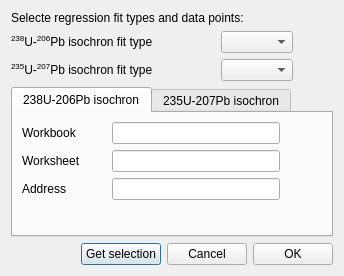
<?xml version="1.0" encoding="UTF-8"?>
<ui version="4.0">
 <class>Dialog</class>
 <widget class="QDialog" name="Dialog">
  <property name="geometry">
   <rect>
    <x>0</x>
    <y>0</y>
    <width>344</width>
    <height>276</height>
   </rect>
  </property>
  <property name="windowTitle">
   <string>Select Data</string>
  </property>
  <layout class="QVBoxLayout" name="verticalLayout">
   <item>
    <widget class="QLabel" name="label_13">
     <property name="text">
      <string>&lt;html&gt;&lt;head/&gt;&lt;body&gt;&lt;p&gt;Selecte regression fit types and data points:&lt;/p&gt;&lt;/body&gt;&lt;/html&gt;</string>
     </property>
     <property name="wordWrap">
      <bool>true</bool>
     </property>
    </widget>
   </item>
   <item>
    <layout class="QVBoxLayout" name="verticalLayout_5">
     <item>
      <layout class="QGridLayout" name="gridLayout_4" columnstretch="2,0,0">
       <item row="1" column="0">
        <widget class="QLabel" name="label_10">
         <property name="text">
          <string>&lt;html&gt;&lt;head/&gt;&lt;body&gt;&lt;p&gt;&lt;span style=&quot; vertical-align:super;&quot;&gt;235&lt;/span&gt;U-&lt;span style=&quot; vertical-align:super;&quot;&gt;207&lt;/span&gt;Pb isochron fit type&lt;/p&gt;&lt;/body&gt;&lt;/html&gt;</string>
         </property>
        </widget>
       </item>
       <item row="0" column="1">
        <widget class="QComboBox" name="iso86FitCombo"/>
       </item>
       <item row="0" column="2">
        <spacer name="horizontalSpacer_2">
         <property name="orientation">
          <enum>Qt::Horizontal</enum>
         </property>
         <property name="sizeHint" stdset="0">
          <size>
           <width>40</width>
           <height>20</height>
          </size>
         </property>
        </spacer>
       </item>
       <item row="0" column="0">
        <widget class="QLabel" name="label_11">
         <property name="text">
          <string>&lt;html&gt;&lt;head/&gt;&lt;body&gt;&lt;p&gt;&lt;span style=&quot; vertical-align:super;&quot;&gt;238&lt;/span&gt;U-&lt;span style=&quot; vertical-align:super;&quot;&gt;206&lt;/span&gt;Pb isochron fit type&lt;/p&gt;&lt;/body&gt;&lt;/html&gt;</string>
         </property>
        </widget>
       </item>
       <item row="1" column="1">
        <widget class="QComboBox" name="iso57FitCombo">
         <property name="focusPolicy">
          <enum>Qt::NoFocus</enum>
         </property>
        </widget>
       </item>
      </layout>
     </item>
    </layout>
   </item>
   <item>
    <widget class="QTabWidget" name="tabWidget">
     <property name="currentIndex">
      <number>0</number>
     </property>
     <widget class="QWidget" name="tabWidgetPage2">
      <attribute name="title">
       <string>238U-206Pb isochron</string>
      </attribute>
      <layout class="QVBoxLayout" name="verticalLayout_3">
       <item>
        <layout class="QGridLayout" name="gridLayout_2" columnstretch="2,4,1">
         <item row="1" column="2">
          <spacer name="horizontalSpacer_6">
           <property name="orientation">
            <enum>Qt::Horizontal</enum>
           </property>
           <property name="sizeHint" stdset="0">
            <size>
             <width>40</width>
             <height>20</height>
            </size>
           </property>
          </spacer>
         </item>
         <item row="0" column="0">
          <widget class="QLabel" name="label_5">
           <property name="text">
            <string>Workbook</string>
           </property>
          </widget>
         </item>
         <item row="1" column="0">
          <widget class="QLabel" name="label_4">
           <property name="text">
            <string>Worksheet</string>
           </property>
          </widget>
         </item>
         <item row="2" column="0">
          <widget class="QLabel" name="label_6">
           <property name="text">
            <string>Address</string>
           </property>
          </widget>
         </item>
         <item row="0" column="1">
          <widget class="QLineEdit" name="iso86WorkbookEntry">
           <property name="sizePolicy">
            <sizepolicy hsizetype="Expanding" vsizetype="Fixed">
             <horstretch>0</horstretch>
             <verstretch>0</verstretch>
            </sizepolicy>
           </property>
          </widget>
         </item>
         <item row="2" column="2">
          <spacer name="horizontalSpacer_7">
           <property name="orientation">
            <enum>Qt::Horizontal</enum>
           </property>
           <property name="sizeHint" stdset="0">
            <size>
             <width>40</width>
             <height>20</height>
            </size>
           </property>
          </spacer>
         </item>
         <item row="1" column="1">
          <widget class="QLineEdit" name="iso86WorksheetEntry">
           <property name="sizePolicy">
            <sizepolicy hsizetype="Expanding" vsizetype="Fixed">
             <horstretch>0</horstretch>
             <verstretch>0</verstretch>
            </sizepolicy>
           </property>
          </widget>
         </item>
         <item row="0" column="2">
          <spacer name="horizontalSpacer_5">
           <property name="orientation">
            <enum>Qt::Horizontal</enum>
           </property>
           <property name="sizeHint" stdset="0">
            <size>
             <width>40</width>
             <height>20</height>
            </size>
           </property>
          </spacer>
         </item>
         <item row="2" column="1">
          <widget class="QLineEdit" name="iso86AddressEntry">
           <property name="sizePolicy">
            <sizepolicy hsizetype="Expanding" vsizetype="Fixed">
             <horstretch>0</horstretch>
             <verstretch>0</verstretch>
            </sizepolicy>
           </property>
          </widget>
         </item>
        </layout>
       </item>
       <item>
        <spacer name="verticalSpacer">
         <property name="orientation">
          <enum>Qt::Vertical</enum>
         </property>
         <property name="sizeHint" stdset="0">
          <size>
           <width>20</width>
           <height>40</height>
          </size>
         </property>
        </spacer>
       </item>
      </layout>
     </widget>
     <widget class="QWidget" name="tabWidgetPage3">
      <attribute name="title">
       <string>235U-207Pb isochron</string>
      </attribute>
      <layout class="QVBoxLayout" name="verticalLayout_4">
       <item>
        <layout class="QGridLayout" name="gridLayout_3" columnstretch="2,4,1">
         <item row="0" column="0">
          <widget class="QLabel" name="label_8">
           <property name="text">
            <string>Workbook</string>
           </property>
          </widget>
         </item>
         <item row="1" column="0">
          <widget class="QLabel" name="label_7">
           <property name="text">
            <string>Worksheet</string>
           </property>
          </widget>
         </item>
         <item row="2" column="0">
          <widget class="QLabel" name="label_9">
           <property name="text">
            <string>Address</string>
           </property>
          </widget>
         </item>
         <item row="2" column="2">
          <spacer name="horizontalSpacer_10">
           <property name="orientation">
            <enum>Qt::Horizontal</enum>
           </property>
           <property name="sizeHint" stdset="0">
            <size>
             <width>40</width>
             <height>20</height>
            </size>
           </property>
          </spacer>
         </item>
         <item row="1" column="1">
          <widget class="QLineEdit" name="iso57WorksheetEntry"/>
         </item>
         <item row="0" column="2">
          <spacer name="horizontalSpacer_8">
           <property name="orientation">
            <enum>Qt::Horizontal</enum>
           </property>
           <property name="sizeHint" stdset="0">
            <size>
             <width>40</width>
             <height>20</height>
            </size>
           </property>
          </spacer>
         </item>
         <item row="2" column="1">
          <widget class="QLineEdit" name="iso57AddressEntry"/>
         </item>
         <item row="1" column="2">
          <spacer name="horizontalSpacer_9">
           <property name="orientation">
            <enum>Qt::Horizontal</enum>
           </property>
           <property name="sizeHint" stdset="0">
            <size>
             <width>40</width>
             <height>20</height>
            </size>
           </property>
          </spacer>
         </item>
         <item row="0" column="1">
          <widget class="QLineEdit" name="iso57WorkbookEntry"/>
         </item>
        </layout>
       </item>
       <item>
        <spacer name="verticalSpacer_2">
         <property name="orientation">
          <enum>Qt::Vertical</enum>
         </property>
         <property name="sizeHint" stdset="0">
          <size>
           <width>20</width>
           <height>40</height>
          </size>
         </property>
        </spacer>
       </item>
      </layout>
     </widget>
    </widget>
   </item>
   <item>
    <layout class="QHBoxLayout" name="horizontalLayout">
     <item>
      <spacer name="horizontalSpacer">
       <property name="orientation">
        <enum>Qt::Horizontal</enum>
       </property>
       <property name="sizeHint" stdset="0">
        <size>
         <width>40</width>
         <height>20</height>
        </size>
       </property>
      </spacer>
     </item>
     <item>
      <widget class="QPushButton" name="getSelectionButton">
       <property name="text">
        <string>Get selection</string>
       </property>
      </widget>
     </item>
     <item>
      <widget class="QPushButton" name="cancelButton">
       <property name="text">
        <string>Cancel</string>
       </property>
      </widget>
     </item>
     <item>
      <widget class="QPushButton" name="okButton">
       <property name="text">
        <string>OK</string>
       </property>
       <property name="autoDefault">
        <bool>true</bool>
       </property>
      </widget>
     </item>
    </layout>
   </item>
  </layout>
 </widget>
 <resources/>
 <connections/>
</ui>
